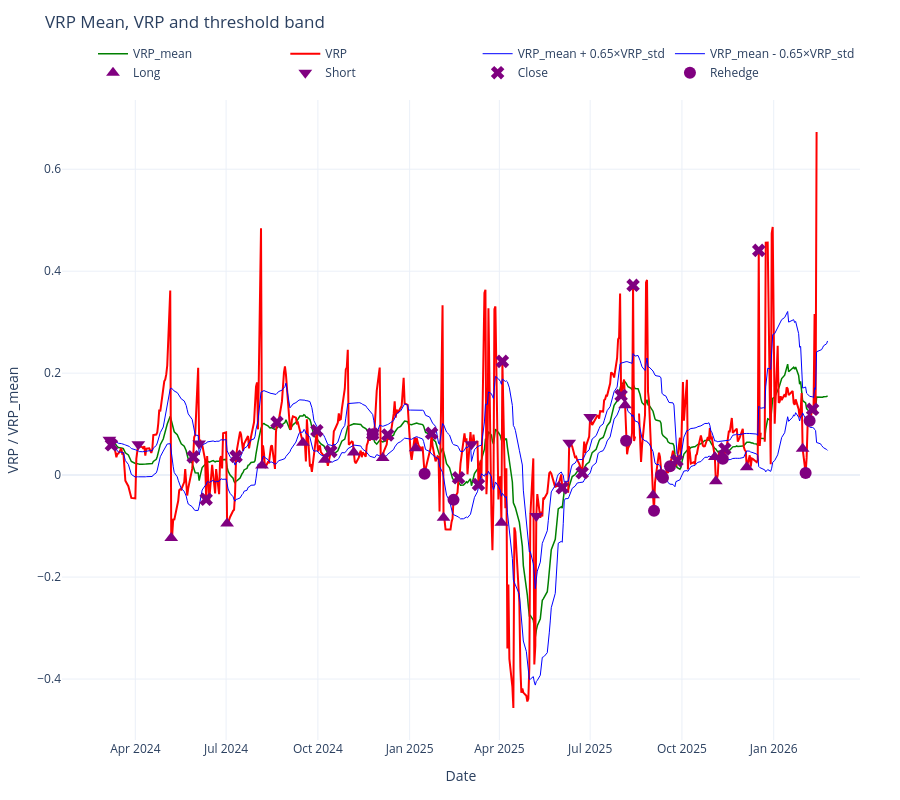

Notebook source saved alongside this figure:
### Code cell
fig, axs = plt.subplots(3, 1, figsize=(16, 12), sharex=True)
fig.suptitle('Delta-Hedged vs. Pure Straddle Strategy Comparison', fontsize=18, fontweight='bold')

# 1. NAV
axs[0].plot(date_idx, nav_ddh_arr, label='Delta-Hedged', color='tab:blue', linewidth=2)
axs[0].plot(date_idx, nav_straddle_arr, label='Pure Straddle', color='tab:orange', linewidth=2)
axs[0].set_ylabel('Portfolio Value ($)', fontsize=12)
axs[0].set_title('Portfolio Value Over Time', fontsize=14)
axs[0].grid(True, alpha=0.5)
axs[0].legend()

# 2. Cumulative Return (with underlying)
axs[1].plot(date_idx, cum_ddh, label='Delta-Hedged', color='tab:blue', linewidth=2)
axs[1].plot(date_idx, cum_straddle, label='Pure Straddle', color='tab:orange', linewidth=2)
axs[1].plot(date_idx, cum_underlying, label='Underlying', color='tab:green', linewidth=2, linestyle='--')
axs[1].set_ylabel('Cumulative Return', fontsize=12)
axs[1].set_title('Cumulative Return', fontsize=14)
axs[1].grid(True, alpha=0.5)
axs[1].legend()

# 3. Daily Returns (histogram inset optional)
axs[2].plot(date_idx, ret_ddh, label='Delta-Hedged', color='tab:blue', alpha=0.7, linewidth=1)
axs[2].plot(date_idx, ret_straddle, label='Pure Straddle', color='tab:orange', alpha=0.7, linewidth=1)
axs[2].set_ylabel('Daily Return', fontsize=12)
axs[2].set_title('Daily Returns', fontsize=14)
axs[2].grid(True, alpha=0.5)
axs[2].legend()

# Format dates
for ax in axs:
    ax.xaxis.set_major_locator(mdates.MonthLocator(interval=3))
    ax.xaxis.set_major_formatter(mdates.DateFormatter('%Y-%m'))
plt.setp(axs[-1].xaxis.get_majorticklabels(), rotation=45, ha='right')

plt.tight_layout(rect=[0, 0.03, 1, 0.96])
plt.show()

# VRP plot (interactive: zoom, pan, scroll)
import plotly.graph_objects as go
vrp_mean = underlying_df['VRP_mean'].values
vrp = underlying_df['VRP'].values
vrp_std = underlying_df['VRP_std'].values
th = agent_ddh.vrp_threshold
x_dates = date_idx.tolist()
fig_vrp = go.Figure()
fig_vrp.add_trace(go.Scatter(x=x_dates, y=vrp_mean, mode='lines', name='VRP_mean', line=dict(color='green', width=1.5)))
fig_vrp.add_trace(go.Scatter(x=x_dates, y=vrp, mode='lines', name='VRP', line=dict(color='red', width=2)))
fig_vrp.add_trace(go.Scatter(x=x_dates, y=vrp_mean + th * vrp_std, mode='lines', name=f'VRP_mean + {th}×VRP_std', line=dict(color='blue', width=1)))
fig_vrp.add_trace(go.Scatter(x=x_dates, y=vrp_mean - th * vrp_std, mode='lines', name=f'VRP_mean - {th}×VRP_std', line=dict(color='blue', width=1)))
vrp_series = pd.Series(vrp, index=pd.to_datetime(date_idx))
y_long = vrp_series.reindex(pd.to_datetime(dates_long_ddh)).values
y_short = vrp_series.reindex(pd.to_datetime(dates_short_ddh)).values
y_close = vrp_series.reindex(pd.to_datetime(dates_close_ddh)).values
y_rehedge = vrp_series.reindex(pd.to_datetime(dates_rehedge_ddh)).values
fig_vrp.add_trace(go.Scatter(x=dates_long_ddh, y=y_long, mode='markers', name='Long', marker=dict(symbol='triangle-up', size=12, color='purple')))
fig_vrp.add_trace(go.Scatter(x=dates_short_ddh, y=y_short, mode='markers', name='Short', marker=dict(symbol='triangle-down', size=12, color='purple')))
fig_vrp.add_trace(go.Scatter(x=dates_close_ddh, y=y_close, mode='markers', name='Close', marker=dict(symbol='x', size=12, color='purple')))
fig_vrp.add_trace(go.Scatter(x=dates_rehedge_ddh, y=y_rehedge, mode='markers', name='Rehedge', marker=dict(symbol='circle', size=12, color='purple')))
fig_vrp.update_layout(
    title=dict(text='VRP Mean, VRP and threshold band', y=0.98, yanchor='top'),
    margin=dict(t=100, b=60, l=60, r=40),
    xaxis_title='Date',
    yaxis_title='VRP / VRP_mean',
    height=800,
    template='plotly_white',
    legend=dict(orientation='h', yanchor='bottom', y=1.02, xanchor='right', x=1)
)
fig_vrp.show()

# ==========================
# Summary Table
# ==========================
summary_df = pd.DataFrame({
    'Metric': ['Final NAV', 'Total Return', 'Sharpe Ratio', 'Sortino Ratio', 'Max Drawdown', 'Calmar Ratio'],
    'Delta-Hedged': [
        f"${nav_ddh_arr[-1]:,.0f}",
        f"{tot_ddh:.2%}",
        f"{sharpe_ddh:.2f}",
        f"{sortino_ddh:.2f}",
        f"{dd_ddh:.2%}",
        f"{calmar_ddh:.2f}"
    ],
    'Pure Straddle': [
        f"${nav_straddle_arr[-1]:,.0f}",
        f"{tot_straddle:.2%}",
        f"{sharpe_straddle:.2f}",
        f"{sortino_straddle:.2f}",
        f"{dd_straddle:.2%}",
        f"{calmar_straddle:.2f}"
    ]
})

### Figure 1 — Plotly figure (JSON) as saved in the notebook; plotly's stock layout.template omitted (floating-point values rounded to 4 significant figures; data arrays with more than 128 entries replaced by an {"elided": "..."} marker saying what was removed)
{"data": [{"line": {"color": "green", "width": 1.5}, "mode": "lines", "name": "VRP_mean", "type": "scatter", "x": {"elided": "495 str values"}, "y": {"elided": "495 float values"}}, {"line": {"color": "red", "width": 2}, "mode": "lines", "name": "VRP", "type": "scatter", "x": {"elided": "495 str values"}, "y": {"elided": "495 float values"}}, {"line": {"color": "blue", "width": 1}, "mode": "lines", "name": "VRP_mean + 0.65×VRP_std", "type": "scatter", "x": {"elided": "495 str values"}, "y": {"elided": "495 float values"}}, {"line": {"color": "blue", "width": 1}, "mode": "lines", "name": "VRP_mean - 0.65×VRP_std", "type": "scatter", "x": {"elided": "495 str values"}, "y": {"elided": "495 float values"}}, {"marker": {"color": "purple", "size": 12, "symbol": "triangle-up"}, "mode": "markers", "name": "Long", "type": "scatter", "x": ["2024-05-07T00:00:00", "2024-07-02T00:00:00", "2024-08-06T00:00:00", "2024-09-16T00:00:00", "2024-10-08T00:00:00", "2024-11-06T00:00:00", "2024-12-05T00:00:00", "2025-01-07T00:00:00", "2025-02-04T00:00:00", "2025-04-03T00:00:00", "2025-08-05T00:00:00", "2025-09-02T00:00:00", "2025-11-03T00:00:00", "2025-11-04T00:00:00", "2025-12-05T00:00:00", "2026-01-30T00:00:00"], "y": [-0.1231, -0.09504, 0.01866, 0.06358, 0.03013, 0.04442, 0.0338, 0.05282, -0.08385, -0.09367, 0.1369, -0.03961, 0.03538, -0.01196, 0.01564, 0.05175]}, {"marker": {"color": "purple", "size": 12, "symbol": "triangle-down"}, "mode": "markers", "name": "Short", "type": "scatter", "x": ["2024-03-06T00:00:00", "2024-04-04T00:00:00", "2024-06-04T00:00:00", "2025-03-04T00:00:00", "2025-05-08T00:00:00", "2025-06-10T00:00:00", "2025-07-01T00:00:00"], "y": [0.0692, 0.06064, 0.06225, 0.0606, -0.08029, 0.0637, 0.1138]}, {"marker": {"color": "purple", "size": 12, "symbol": "x"}, "mode": "markers", "name": "Close", "type": "scatter", "x": ["2024-03-08T00:00:00", "2024-05-29T00:00:00", "2024-06-11T00:00:00", "2024-07-11T00:00:00", "2024-08-21T00:00:00", "2024-09-30T00:00:00", "2024-10-14T00:00:00", "2024-11-25T00:00:00", "2024-12-10T00:00:00", "2025-01-23T00:00:00", "2025-02-19T00:00:00", "2025-03-11T00:00:00", "2025-04-04T00:00:00", "2025-06-03T00:00:00", "2025-06-23T00:00:00", "2025-08-01T00:00:00", "2025-08-13T00:00:00", "2025-09-26T00:00:00", "2025-11-13T00:00:00", "2025-12-17T00:00:00", "2026-02-09T00:00:00"], "y": [0.05959, 0.03574, -0.04732, 0.03677, 0.1037, 0.08721, 0.04656, 0.08027, 0.0788, 0.08206, -0.005336, -0.01843, 0.2232, -0.02491, 0.00464, 0.1563, 0.3723, 0.02838, 0.05139, 0.4408, 0.129]}, {"marker": {"color": "purple", "size": 12, "symbol": "circle"}, "mode": "markers", "name": "Rehedge", "type": "scatter", "x": ["2024-11-25T00:00:00", "2025-01-16T00:00:00", "2025-02-14T00:00:00", "2025-08-06T00:00:00", "2025-09-03T00:00:00", "2025-09-10T00:00:00", "2025-09-12T00:00:00", "2025-09-19T00:00:00", "2025-11-11T00:00:00", "2026-02-02T00:00:00", "2026-02-06T00:00:00"], "y": [0.08027, 0.002464, -0.04855, 0.06735, -0.06973, 0.0002812, -0.005046, 0.01731, 0.03208, 0.004269, 0.1067]}], "layout": {"height": 800, "legend": {"orientation": "h", "x": 1, "xanchor": "right", "y": 1.02, "yanchor": "bottom"}, "margin": {"b": 60, "l": 60, "r": 40, "t": 100}, "title": {"text": "VRP Mean, VRP and threshold band", "y": 0.98, "yanchor": "top"}, "xaxis": {"title": {"text": "Date"}}, "yaxis": {"title": {"text": "VRP / VRP_mean"}}}}
